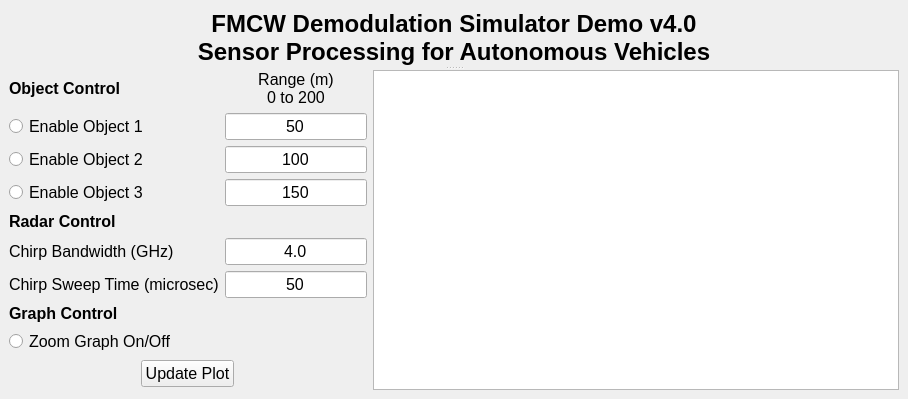
<?xml version="1.0" encoding="UTF-8"?>
<ui version="4.0">
 <class>MainWindow</class>
 <widget class="QMainWindow" name="MainWindow">
  <property name="geometry">
   <rect>
    <x>0</x>
    <y>0</y>
    <width>908</width>
    <height>399</height>
   </rect>
  </property>
  <property name="windowTitle">
   <string>MainWindow</string>
  </property>
  <widget class="QWidget" name="centralwidget">
   <layout class="QGridLayout" name="gridLayout">
    <item row="0" column="0">
     <widget class="QSplitter" name="splitter">
      <property name="orientation">
       <enum>Qt::Vertical</enum>
      </property>
      <widget class="QLabel" name="title">
       <property name="font">
        <font>
         <pointsize>18</pointsize>
         <weight>75</weight>
         <bold>true</bold>
        </font>
       </property>
       <property name="text">
        <string>FMCW Demodulation Simulator Demo v4.0
Sensor Processing for Autonomous Vehicles</string>
       </property>
       <property name="alignment">
        <set>Qt::AlignCenter</set>
       </property>
      </widget>
      <widget class="QWidget" name="horizontalLayoutWidget">
       <layout class="QHBoxLayout" name="horizontalLayout_2" stretch="0,5">
        <item>
         <layout class="QVBoxLayout" name="verticalLayout_3" stretch="2,2,1">
          <item>
           <layout class="QGridLayout" name="gridLayout_4">
            <item row="0" column="0">
             <widget class="QLabel" name="label_8">
              <property name="sizePolicy">
               <sizepolicy hsizetype="Preferred" vsizetype="Fixed">
                <horstretch>0</horstretch>
                <verstretch>0</verstretch>
               </sizepolicy>
              </property>
              <property name="font">
               <font>
                <pointsize>12</pointsize>
                <weight>75</weight>
                <bold>true</bold>
               </font>
              </property>
              <property name="text">
               <string>Object Control</string>
              </property>
             </widget>
            </item>
            <item row="0" column="1" alignment="Qt::AlignHCenter">
             <widget class="QLabel" name="label_9">
              <property name="sizePolicy">
               <sizepolicy hsizetype="Fixed" vsizetype="Fixed">
                <horstretch>0</horstretch>
                <verstretch>0</verstretch>
               </sizepolicy>
              </property>
              <property name="font">
               <font>
                <pointsize>12</pointsize>
               </font>
              </property>
              <property name="text">
               <string>Range (m)
0 to 200</string>
              </property>
              <property name="alignment">
               <set>Qt::AlignCenter</set>
              </property>
             </widget>
            </item>
            <item row="1" column="0">
             <widget class="QRadioButton" name="obj_1_en">
              <property name="font">
               <font>
                <pointsize>12</pointsize>
               </font>
              </property>
              <property name="text">
               <string>Enable Object 1</string>
              </property>
              <property name="autoExclusive">
               <bool>false</bool>
              </property>
             </widget>
            </item>
            <item row="1" column="1">
             <widget class="QLineEdit" name="obj_1_range">
              <property name="sizePolicy">
               <sizepolicy hsizetype="Fixed" vsizetype="Fixed">
                <horstretch>0</horstretch>
                <verstretch>0</verstretch>
               </sizepolicy>
              </property>
              <property name="font">
               <font>
                <pointsize>12</pointsize>
                <weight>50</weight>
                <bold>false</bold>
                <strikeout>false</strikeout>
               </font>
              </property>
              <property name="text">
               <string>50</string>
              </property>
              <property name="alignment">
               <set>Qt::AlignCenter</set>
              </property>
             </widget>
            </item>
            <item row="2" column="0">
             <widget class="QRadioButton" name="obj_2_en">
              <property name="font">
               <font>
                <pointsize>12</pointsize>
               </font>
              </property>
              <property name="text">
               <string>Enable Object 2</string>
              </property>
              <property name="autoExclusive">
               <bool>false</bool>
              </property>
             </widget>
            </item>
            <item row="2" column="1">
             <widget class="QLineEdit" name="obj_2_range">
              <property name="sizePolicy">
               <sizepolicy hsizetype="Fixed" vsizetype="Fixed">
                <horstretch>0</horstretch>
                <verstretch>0</verstretch>
               </sizepolicy>
              </property>
              <property name="font">
               <font>
                <pointsize>12</pointsize>
               </font>
              </property>
              <property name="layoutDirection">
               <enum>Qt::LeftToRight</enum>
              </property>
              <property name="text">
               <string>100</string>
              </property>
              <property name="alignment">
               <set>Qt::AlignCenter</set>
              </property>
             </widget>
            </item>
            <item row="3" column="0">
             <widget class="QRadioButton" name="obj_3_en">
              <property name="font">
               <font>
                <pointsize>12</pointsize>
               </font>
              </property>
              <property name="text">
               <string>Enable Object 3</string>
              </property>
              <property name="autoExclusive">
               <bool>false</bool>
              </property>
             </widget>
            </item>
            <item row="3" column="1">
             <widget class="QLineEdit" name="obj_3_range">
              <property name="sizePolicy">
               <sizepolicy hsizetype="Fixed" vsizetype="Fixed">
                <horstretch>0</horstretch>
                <verstretch>0</verstretch>
               </sizepolicy>
              </property>
              <property name="font">
               <font>
                <pointsize>12</pointsize>
               </font>
              </property>
              <property name="text">
               <string>150</string>
              </property>
              <property name="alignment">
               <set>Qt::AlignCenter</set>
              </property>
             </widget>
            </item>
           </layout>
          </item>
          <item>
           <layout class="QGridLayout" name="gridLayout_5">
            <item row="0" column="0">
             <widget class="QLabel" name="label_10">
              <property name="sizePolicy">
               <sizepolicy hsizetype="Preferred" vsizetype="Fixed">
                <horstretch>0</horstretch>
                <verstretch>0</verstretch>
               </sizepolicy>
              </property>
              <property name="font">
               <font>
                <pointsize>12</pointsize>
                <weight>75</weight>
                <bold>true</bold>
               </font>
              </property>
              <property name="text">
               <string>Radar Control</string>
              </property>
             </widget>
            </item>
            <item row="0" column="1">
             <spacer name="horizontalSpacer_2">
              <property name="orientation">
               <enum>Qt::Horizontal</enum>
              </property>
              <property name="sizeType">
               <enum>QSizePolicy::Fixed</enum>
              </property>
              <property name="sizeHint" stdset="0">
               <size>
                <width>40</width>
                <height>20</height>
               </size>
              </property>
             </spacer>
            </item>
            <item row="1" column="0">
             <widget class="QLabel" name="label_11">
              <property name="sizePolicy">
               <sizepolicy hsizetype="Preferred" vsizetype="Fixed">
                <horstretch>0</horstretch>
                <verstretch>0</verstretch>
               </sizepolicy>
              </property>
              <property name="font">
               <font>
                <pointsize>12</pointsize>
               </font>
              </property>
              <property name="text">
               <string>Chirp Bandwidth (GHz)</string>
              </property>
             </widget>
            </item>
            <item row="1" column="1">
             <widget class="QLineEdit" name="chirp_bw">
              <property name="sizePolicy">
               <sizepolicy hsizetype="Fixed" vsizetype="Fixed">
                <horstretch>0</horstretch>
                <verstretch>0</verstretch>
               </sizepolicy>
              </property>
              <property name="font">
               <font>
                <pointsize>12</pointsize>
               </font>
              </property>
              <property name="text">
               <string>4.0</string>
              </property>
              <property name="alignment">
               <set>Qt::AlignCenter</set>
              </property>
             </widget>
            </item>
            <item row="2" column="0">
             <widget class="QLabel" name="label_12">
              <property name="sizePolicy">
               <sizepolicy hsizetype="Preferred" vsizetype="Fixed">
                <horstretch>0</horstretch>
                <verstretch>0</verstretch>
               </sizepolicy>
              </property>
              <property name="font">
               <font>
                <pointsize>12</pointsize>
               </font>
              </property>
              <property name="text">
               <string>Chirp Sweep Time (microsec)</string>
              </property>
             </widget>
            </item>
            <item row="2" column="1">
             <widget class="QLineEdit" name="chirp_st">
              <property name="sizePolicy">
               <sizepolicy hsizetype="Fixed" vsizetype="Fixed">
                <horstretch>0</horstretch>
                <verstretch>0</verstretch>
               </sizepolicy>
              </property>
              <property name="font">
               <font>
                <pointsize>12</pointsize>
               </font>
              </property>
              <property name="text">
               <string>50</string>
              </property>
              <property name="alignment">
               <set>Qt::AlignCenter</set>
              </property>
             </widget>
            </item>
           </layout>
          </item>
          <item>
           <layout class="QVBoxLayout" name="verticalLayout_4">
            <item>
             <widget class="QLabel" name="label_13">
              <property name="sizePolicy">
               <sizepolicy hsizetype="Preferred" vsizetype="Fixed">
                <horstretch>0</horstretch>
                <verstretch>0</verstretch>
               </sizepolicy>
              </property>
              <property name="font">
               <font>
                <pointsize>12</pointsize>
                <weight>75</weight>
                <bold>true</bold>
               </font>
              </property>
              <property name="layoutDirection">
               <enum>Qt::LeftToRight</enum>
              </property>
              <property name="text">
               <string>Graph Control</string>
              </property>
              <property name="alignment">
               <set>Qt::AlignLeading|Qt::AlignLeft|Qt::AlignTop</set>
              </property>
             </widget>
            </item>
            <item>
             <widget class="QRadioButton" name="graph_zoom">
              <property name="sizePolicy">
               <sizepolicy hsizetype="Fixed" vsizetype="Fixed">
                <horstretch>0</horstretch>
                <verstretch>0</verstretch>
               </sizepolicy>
              </property>
              <property name="font">
               <font>
                <pointsize>12</pointsize>
               </font>
              </property>
              <property name="text">
               <string>Zoom Graph On/Off</string>
              </property>
              <property name="autoExclusive">
               <bool>false</bool>
              </property>
             </widget>
            </item>
            <item>
             <layout class="QHBoxLayout" name="horizontalLayout_3">
              <item>
               <widget class="QPushButton" name="update_button">
                <property name="sizePolicy">
                 <sizepolicy hsizetype="Fixed" vsizetype="Fixed">
                  <horstretch>0</horstretch>
                  <verstretch>0</verstretch>
                 </sizepolicy>
                </property>
                <property name="font">
                 <font>
                  <pointsize>12</pointsize>
                 </font>
                </property>
                <property name="layoutDirection">
                 <enum>Qt::LeftToRight</enum>
                </property>
                <property name="text">
                 <string>Update Plot</string>
                </property>
               </widget>
              </item>
             </layout>
            </item>
           </layout>
          </item>
         </layout>
        </item>
        <item>
         <widget class="PlotWidget" name="plot_window">
          <property name="minimumSize">
           <size>
            <width>300</width>
            <height>300</height>
           </size>
          </property>
         </widget>
        </item>
       </layout>
      </widget>
     </widget>
    </item>
   </layout>
  </widget>
 </widget>
 <customwidgets>
  <customwidget>
   <class>PlotWidget</class>
   <extends>QGraphicsView</extends>
   <header>pyqtgraph</header>
  </customwidget>
 </customwidgets>
 <resources/>
 <connections/>
</ui>
